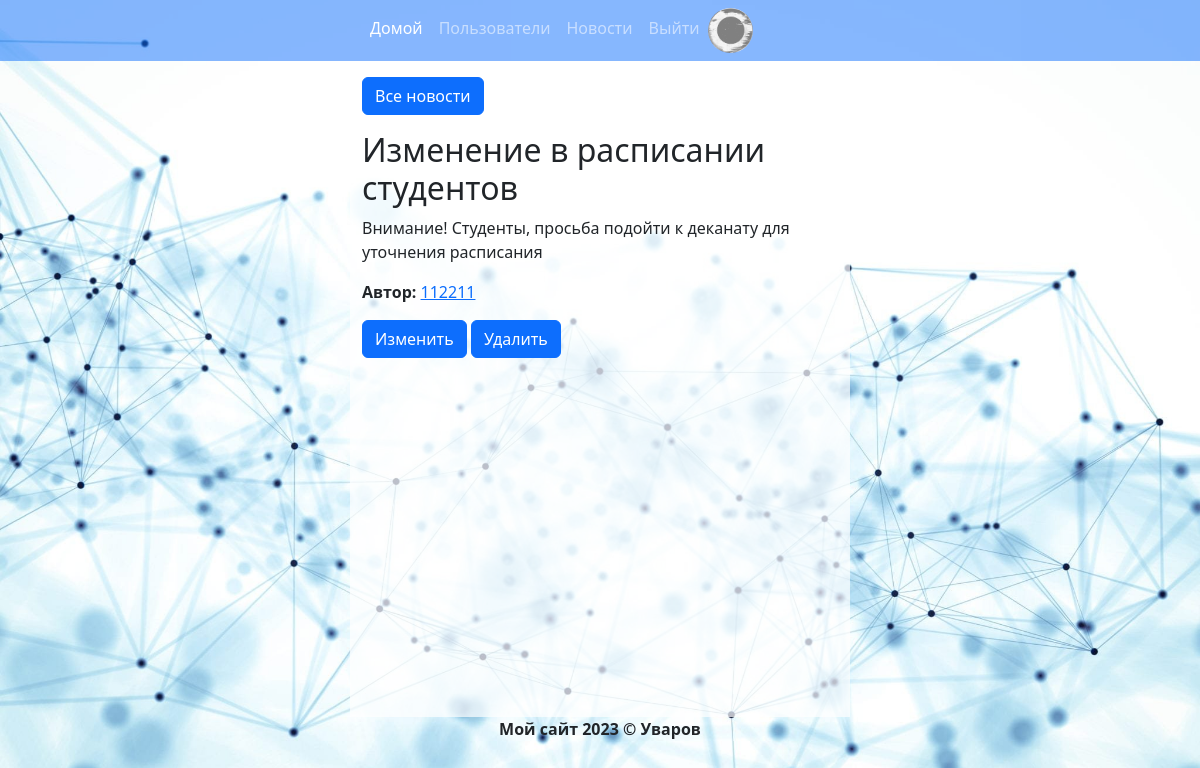
Page /news/2 (signed in) on the committed database.
### data/users.py (models this page shows, shortened)
class User(SqlAlchemyBase, UserMixin):
    __tablename__ = 'users'
    id = sqlalchemy.Column(sqlalchemy.Integer,
                           primary_key=True, autoincrement=True)
    name = sqlalchemy.Column(sqlalchemy.String, nullable=True)
    about = sqlalchemy.Column(sqlalchemy.String, nullable=True)
    email = sqlalchemy.Column(sqlalchemy.String,
                              index=True, unique=True, nullable=True)
    hashed_password = sqlalchemy.Column(sqlalchemy.String, nullable=True)
    created_date = sqlalchemy.Column(sqlalchemy.DateTime,
                                     default=datetime.datetime.now)
    avatar = sqlalchemy.Column(sqlalchemy.String, nullable=True)

### data/news.py (models this page shows)
class News(SqlAlchemyBase):
    __tablename__ = 'news'
    id = sqlalchemy.Column(sqlalchemy.Integer,
                           primary_key=True, autoincrement=True)
    title = sqlalchemy.Column(sqlalchemy.String, nullable=True)
    content = sqlalchemy.Column(sqlalchemy.String, nullable=True)
    created_date = sqlalchemy.Column(sqlalchemy.DateTime,
                                     default=datetime.datetime.now)
    is_private = sqlalchemy.Column(sqlalchemy.Boolean, default=True)
    user_id = sqlalchemy.Column(sqlalchemy.Integer,
                                sqlalchemy.ForeignKey("users.id"))
    user = orm.relationship('User')

### main.py (the view)
@app.route('/news/<int:id>')
def one_new(id):
    db_sess = db_session.create_session()
    news = db_sess.query(News).filter(News.id == id).first()
    return render_template('one_new.html', news=news)

### data/db_session.py (called while the page is built)
def create_session() -> Session:
    global __factory
    return __factory()

### main.py (called while the page is built)
@login_manager.user_loader
def load_user(user_id):
    db_sess = db_session.create_session()
    return db_sess.query(User).get(user_id)

### templates/one_new.html
{% extends "base.html" %}
{% block content %}
<a href="/news" class="btn btn-primary " role="button">Все новости</a>
<div class="mt-3">
    <div>
        <h2>{{ news.title }}</h2>
        <p>{{ news.content }}</p>
        <p><b>Автор: </b> <a href="/profile/{{news.user.id}}">{{ news.user.name }}</a></p>
    </div>
    {%if current_user.id == news.user_id%}
    <a href="/edit-news/{{news.id}}" class="btn btn-primary " role="button">Изменить</a>
    <a href="/delete-news/{{news.id}}" class="btn btn-primary " role="button">Удалить</a>
    {% endif %}
</div>
{% endblock %}

### templates/base.html (shortened to what this page needs)
<html>
<head>
    <link href="https://cdn.jsdelivr.net/npm/bootstrap@5.3.0-alpha3/dist/css/bootstrap.min.css" rel="stylesheet"
>
</head>
<body>
<nav class="navbar navbar-expand-lg mb-3 bg-primary" data-bs-theme="dark">
    <div class="container" style="max-width:500px !important;">
        <div class="collapse navbar-collapse" id="navbarSupportedContent">
            <ul class="navbar-nav me-auto mb-2 mb-lg-0">
                <li class="nav-item">
                    <a class="nav-link active" aria-current="page" href="/">Домой</a>
                </li>
                <li class="nav-item">
                    <a class="nav-link" href="/users">Пользователи</a>
                </li>
                <li class="nav-item">
                    <a class="nav-link" href="/news" role="button" aria-current="page">
                        Новости
                    </a>
                </li>
                <li class="nav-item flex">
                    {% if current_user.is_authenticated %}
                    <a class="nav-link" href="/out">Выйти</a>
                    <a href="/profile/{{current_user.id}}">
                        {%if current_user.avatar%}
                            <img src="/static/{{current_user.avatar}}" width="45" height="45" alt="" class="icon_user"/>
                        {% else %}
                            <img src="/static/user.png" width="45" height="45" alt="" class="icon_user"/>
                        {% endif %}
                    </a>
                    {% else %}
                    <a class="nav-link" href="/login">Войти</a>
                    {% endif %}
                </li>
            </ul>
        </div>
    </div>
</nav>
<div class="container bg" style="max-width:500px !important;">
    {% block content %}{% endblock %}
</div>
<div class="container text-center fs-6" style="max-width:500px !important;">
    <b>Мой сайт 2023 © Уваров</b>
</div>
</body>
</html>

### templates/base.html (style rules this page uses)
.icon_user { display: inline-block; border-radius:50%; overflow:hidden; }
.flex { display:flex; }
body { background-image: url(/static/bg.jpg); background-size: cover; }
.navbar { opacity:0.5; transition:300ms; }
.bg { background: rgba(255, 255, 255, 0.7); min-height: 80vh; }

### rows in the picture
User: avatar (picture), user.name "112211"
News: title "Изменение в расписании студентов", content "Внимание! Студенты, просьба подойти к деканату для уточнения расписания"
